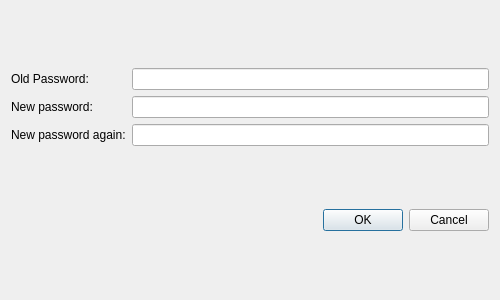
<?xml version="1.0" encoding="UTF-8"?>
<ui version="4.0">
 <class>DialogNewPass</class>
 <widget class="QDialog" name="DialogNewPass">
  <property name="geometry">
   <rect>
    <x>0</x>
    <y>0</y>
    <width>500</width>
    <height>300</height>
   </rect>
  </property>
  <property name="windowTitle">
   <string>D3TA -- Change Password</string>
  </property>
  <property name="windowIcon">
   <iconset>
    <normaloff>../../img/icon.svg</normaloff>../../img/icon.svg</iconset>
  </property>
  <layout class="QVBoxLayout" name="verticalLayout">
   <item>
    <layout class="QGridLayout" name="gridLayout_4">
     <item row="0" column="0">
      <widget class="QLabel" name="labelFileName_4">
       <property name="text">
        <string>Old Password:</string>
       </property>
      </widget>
     </item>
     <item row="2" column="0">
      <widget class="QLabel" name="labelPassAgain_4">
       <property name="text">
        <string>New password again:</string>
       </property>
      </widget>
     </item>
     <item row="0" column="1">
      <widget class="QLineEdit" name="lineEditOldPass">
       <property name="inputMethodHints">
        <set>Qt::ImhHiddenText|Qt::ImhNoAutoUppercase|Qt::ImhNoPredictiveText|Qt::ImhSensitiveData</set>
       </property>
       <property name="echoMode">
        <enum>QLineEdit::Password</enum>
       </property>
      </widget>
     </item>
     <item row="2" column="1">
      <widget class="QLineEdit" name="lineEditNewPassAgain">
       <property name="echoMode">
        <enum>QLineEdit::Password</enum>
       </property>
      </widget>
     </item>
     <item row="1" column="1">
      <widget class="QLineEdit" name="lineEditNewPass">
       <property name="inputMethodHints">
        <set>Qt::ImhHiddenText|Qt::ImhNoAutoUppercase|Qt::ImhNoPredictiveText|Qt::ImhSensitiveData</set>
       </property>
       <property name="echoMode">
        <enum>QLineEdit::Password</enum>
       </property>
      </widget>
     </item>
     <item row="1" column="0">
      <widget class="QLabel" name="labelPass_4">
       <property name="text">
        <string>New password:</string>
       </property>
      </widget>
     </item>
    </layout>
   </item>
   <item>
    <widget class="QDialogButtonBox" name="buttonBox">
     <property name="orientation">
      <enum>Qt::Horizontal</enum>
     </property>
     <property name="standardButtons">
      <set>QDialogButtonBox::Cancel|QDialogButtonBox::Ok</set>
     </property>
    </widget>
   </item>
  </layout>
 </widget>
 <resources/>
 <connections/>
</ui>
